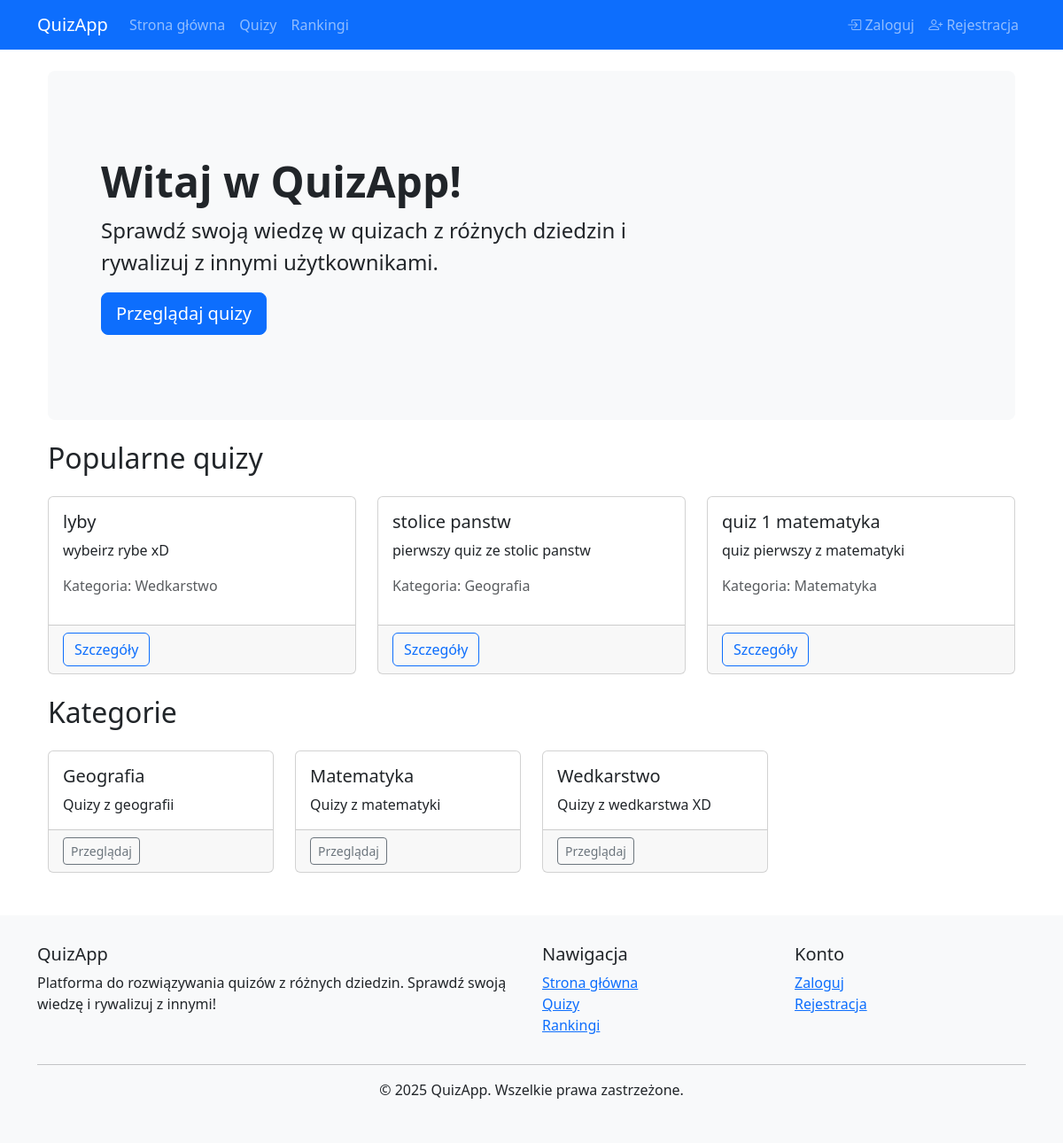
The page / on the database its author committed.
### app.py (models this page shows)
class Quiz(db.Model):
    id = db.Column(db.Integer, primary_key=True)
    title = db.Column(db.String(200), nullable=False)
    description = db.Column(db.Text)
    category_id = db.Column(db.Integer, db.ForeignKey('category.id'), nullable=False)
    questions = db.relationship('Question', backref='quiz', lazy=True)
    comments = db.relationship('Comment', backref='quiz', lazy=True)

class Category(db.Model):
    id = db.Column(db.Integer, primary_key=True)
    name = db.Column(db.String(100), unique=True, nullable=False)
    description = db.Column(db.Text)
    quizzes = db.relationship('Quiz', backref='category', lazy=True)

### app.py (the view)
@app.route('/')
def home():
    categories = Category.query.all()
    popular_quizzes = Quiz.query.order_by(db.func.random()).limit(3).all()
    return render_template('index.html', categories=categories, popular_quizzes=popular_quizzes)

### templates/index.html
{% extends "base.html" %}
{% block content %}
<div class="container">
    <div class="p-5 mb-4 bg-light rounded-3">
        <div class="container-fluid py-5">
            <h1 class="display-5 fw-bold">Witaj w QuizApp!</h1>
            <p class="col-md-8 fs-4">Sprawdź swoją wiedzę w quizach z różnych dziedzin i rywalizuj z innymi użytkownikami.</p>
            <a href="{{ url_for('browse_quizzes') }}" class="btn btn-primary btn-lg">Przeglądaj quizy</a>
        </div>
    </div>
    <h2 class="mb-4">Popularne quizy</h2>
    <div class="row row-cols-1 row-cols-md-3 g-4">
        {% for quiz in popular_quizzes %}
        <div class="col">
            <div class="card h-100 quiz-card">
                <div class="card-body">
                    <h5 class="card-title">{{ quiz.title }}</h5>
                    <p class="card-text">{{ quiz.description|truncate(100) }}</p>
                    <p class="text-muted">Kategoria: {{ quiz.category.name }}</p>
                </div>
                <div class="card-footer">
                    <a href="{{ url_for('quiz_detail', quiz_id=quiz.id) }}" class="btn btn-outline-primary">Szczegóły</a>
                </div>
            </div>
        </div>
        {% endfor %}
    </div>
    <h2 class="my-4">Kategorie</h2>
    <div class="row row-cols-1 row-cols-md-4 g-4">
        {% for category in categories %}
        <div class="col">
            <div class="card h-100 category-card">
                <div class="card-body">
                    <h5 class="card-title">{{ category.name }}</h5>
                    <p class="card-text">{{ category.description|truncate(100) }}</p>
                </div>
                <div class="card-footer">
                    <a href="{{ url_for('browse_quizzes', category_id=category.id) }}" class="btn btn-sm btn-outline-secondary">Przeglądaj</a>
                </div>
            </div>
        </div>
        {% endfor %}
    </div>
</div>
{% endblock %}

### templates/base.html (shortened to what this page needs)
<!DOCTYPE html>
<html lang="pl">
<head>
    <link href="https://cdn.jsdelivr.net/npm/bootstrap@5.3.0/dist/css/bootstrap.min.css" rel="stylesheet">
    <link rel="stylesheet" href="https://cdn.jsdelivr.net/npm/bootstrap-icons@1.10.0/font/bootstrap-icons.css">
</head>
<body>
    <nav class="navbar navbar-expand-lg navbar-dark bg-primary">
        <div class="container">
            <a class="navbar-brand" href="{{ url_for('home') }}">QuizApp</a>
            <div class="collapse navbar-collapse" id="navbarNav">
                <ul class="navbar-nav me-auto">
                    <li class="nav-item">
                        <a class="nav-link" href="{{ url_for('home') }}">Strona główna</a>
                    </li>
                    <li class="nav-item">
                        <a class="nav-link" href="{{ url_for('browse_quizzes') }}">Quizy</a>
                    </li>
                    <li class="nav-item">
                        <a class="nav-link" href="{{ url_for('rankings') }}">Rankingi</a>
                    </li>
                </ul>
                <ul class="navbar-nav">
                    {% if current_user.is_authenticated %}
                        <li class="nav-item">
                            <a class="nav-link" href="{{ url_for('user_profile') }}">
                                <i class="bi bi-person"></i> {{ current_user.username }}
                            </a>
                        </li>
                        {% if current_user.role == 'admin' %}
                            <li class="nav-item">
                                <a class="nav-link" href="{{ url_for('admin_dashboard') }}">
                                    <i class="bi bi-speedometer"></i> Admin
                                </a>
                            </li>
                        {% endif %}
                        <li class="nav-item">
                            <a class="nav-link" href="{{ url_for('logout') }}">
                                <i class="bi bi-box-arrow-right"></i> Wyloguj
                            </a>
                        </li>
                    {% else %}
                        <li class="nav-item">
                            <a class="nav-link" href="{{ url_for('login') }}">
                                <i class="bi bi-box-arrow-in-right"></i> Zaloguj
                            </a>
                        </li>
                        <li class="nav-item">
                            <a class="nav-link" href="{{ url_for('register') }}">
                                <i class="bi bi-person-plus"></i> Rejestracja
                            </a>
                        </li>
                    {% endif %}
                </ul>
            </div>
        </div>
    </nav>
    <div class="container mt-4">
        {% block content %}{% endblock %}
    </div>
    <footer class="mt-5">
        <div class="container">
            <div class="row">
                <div class="col-md-6">
                    <h5>QuizApp</h5>
                    <p>Platforma do rozwiązywania quizów z różnych dziedzin. Sprawdź swoją wiedzę i rywalizuj z innymi!</p>
                </div>
                <div class="col-md-3">
                    <h5>Nawigacja</h5>
                    <ul class="list-unstyled">
                        <li><a href="{{ url_for('home') }}">Strona główna</a></li>
                        <li><a href="{{ url_for('browse_quizzes') }}">Quizy</a></li>
                        <li><a href="{{ url_for('rankings') }}">Rankingi</a></li>
                    </ul>
                </div>
                <div class="col-md-3">
                    <h5>Konto</h5>
                    <ul class="list-unstyled">
                        {% if current_user.is_authenticated %}
                            <li><a href="{{ url_for('user_profile') }}">Profil</a></li>
                            <li><a href="{{ url_for('logout') }}">Wyloguj</a></li>
                        {% else %}
                            <li><a href="{{ url_for('login') }}">Zaloguj</a></li>
                            <li><a href="{{ url_for('register') }}">Rejestracja</a></li>
                        {% endif %}
                    </ul>
                </div>
            </div>
            <hr>
            <div class="text-center">
                <p>&copy; 2025 QuizApp. Wszelkie prawa zastrzeżone.</p>
            </div>
        </div>
    </footer>
</body>
</html>

### templates/base.html (style rules this page uses)
.category-card { transition: transform 0.2s; }
.quiz-card { height: 100%; }
footer { background-color: #f8f9fa; padding: 2rem 0; margin-top: 2rem; }

### rows shown on the page
Quiz: title "lyby", description "wybeirz rybe xD", category.name "Wedkarstwo"
Quiz: title "stolice panstw", description "pierwszy quiz ze stolic panstw", category.name "Geografia"
Quiz: title "quiz 1 matematyka", description "quiz pierwszy z matematyki", category.name "Matematyka"
Category: name "Geografia", description "Quizy z geografii"
Category: name "Matematyka", description "Quizy z matematyki"
Category: name "Wedkarstwo", description "Quizy z wedkarstwa XD"
